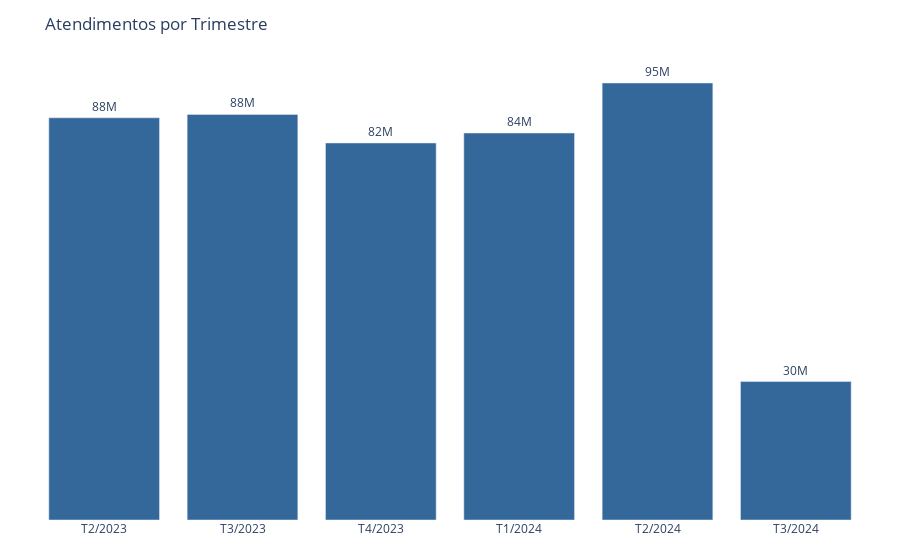

Notebook code cell kept with this figure:
### Code cell
get_chart_by_quarter(df, "atendimentos", "estado")

### Figure 1 — Plotly figure (JSON) as saved in the notebook; plotly's stock layout.template omitted (floating-point values rounded to 4 significant figures)
{"data": [{"alignmentgroup": "True", "hoverlabel": {"bgcolor": "#FFFFFF", "font": {"color": "#343A40", "size": 12}}, "hovertemplate": "<b>%{y:,.0f}</b><br>atendimentos em %{x}<extra></extra>", "legendgroup": "", "marker": {"color": "#34679A", "pattern": {"shape": ""}}, "name": "", "offsetgroup": "", "orientation": "v", "showlegend": false, "textposition": "outside", "texttemplate": "%{y:.2s}", "type": "bar", "x": ["T2/2023", "T3/2023", "T4/2023", "T1/2024", "T2/2024", "T3/2024"], "xaxis": "x", "y": [87688978, 88413648, 82196154, 84369588, 95275638, 30187772], "yaxis": "y"}], "layout": {"barmode": "relative", "legend": {"tracegroupgap": 0}, "margin": {"b": 40, "l": 35, "r": 35, "t": 60}, "plot_bgcolor": "#FFFFFF", "title": {"text": "Atendimentos por Trimestre"}, "xaxis": {"anchor": "y", "domain": [0, 1], "title": {}}, "yaxis": {"anchor": "x", "domain": [0, 1], "showticklabels": false, "title": {}}}}
